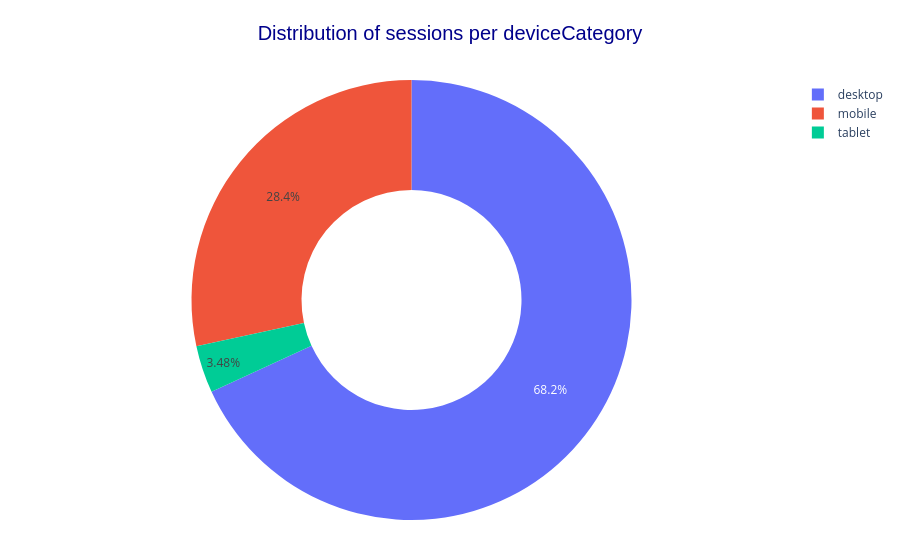

Here is the notebook cell this chart was saved with:
### Code cell
plot_sessions_per_group(df_clean, 'deviceCategory', viz_type='pie')

### Figure 1 — Plotly figure (JSON) as saved in the notebook; plotly's stock layout.template omitted (floating-point values rounded to 4 significant figures)
{"data": [{"domain": {"x": [0, 1], "y": [0, 1]}, "hole": 0.5, "hovertemplate": "deviceCategory=%{label}<br>sessions=%{value}<extra></extra>", "labels": ["desktop", "mobile", "tablet"], "legendgroup": "", "name": "", "showlegend": true, "type": "pie", "values": [1742, 725, 89]}], "layout": {"legend": {"tracegroupgap": 0}, "margin": {"b": 40, "l": 40, "r": 40, "t": 80}, "title": {"font": {"color": "darkblue", "family": "Arial", "size": 20}, "text": "Distribution of sessions per deviceCategory", "x": 0.5}}}
